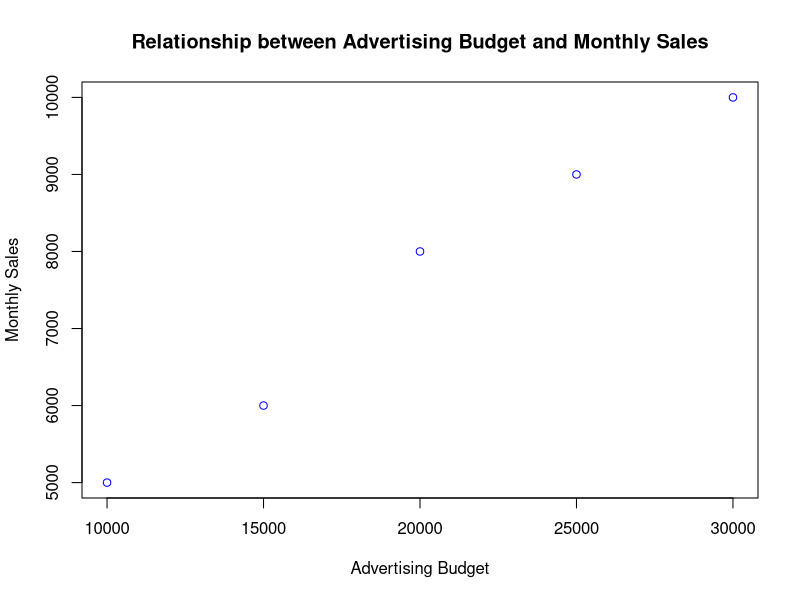

Source code (R):
advertising_budget <- c(10000, 15000, 20000, 25000, 30000)
monthly_sales <- c(5000, 6000, 8000, 9000, 10000)
png(file = "Q3.jpg")
plot(advertising_budget, monthly_sales,xlab = "Advertising Budget",ylab = "Monthly Sales",main = "Relationship between Advertising Budget and Monthly Sales",col = "blue")
dev.off()